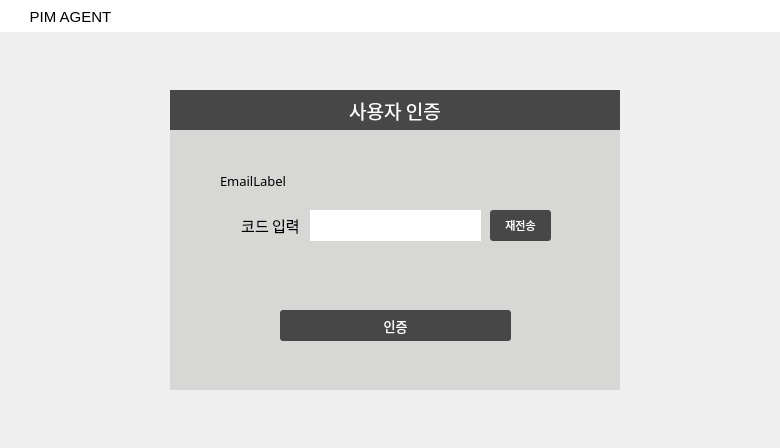
<?xml version="1.0" encoding="UTF-8"?>
<ui version="4.0">
 <class>Dialog</class>
 <widget class="QDialog" name="Dialog">
  <property name="geometry">
   <rect>
    <x>0</x>
    <y>0</y>
    <width>780</width>
    <height>448</height>
   </rect>
  </property>
  <property name="windowTitle">
   <string>Dialog</string>
  </property>
  <widget class="QFrame" name="frame">
   <property name="geometry">
    <rect>
     <x>170</x>
     <y>90</y>
     <width>450</width>
     <height>300</height>
    </rect>
   </property>
   <property name="font">
    <font>
     <family>함초롬돋움</family>
     <pointsize>12</pointsize>
    </font>
   </property>
   <property name="styleSheet">
    <string notr="true">background-color:#D7D7D5;
border: transparent;
</string>
   </property>
   <property name="frameShape">
    <enum>QFrame::StyledPanel</enum>
   </property>
   <property name="frameShadow">
    <enum>QFrame::Raised</enum>
   </property>
   <widget class="QLineEdit" name="codeEdit">
    <property name="geometry">
     <rect>
      <x>140</x>
      <y>120</y>
      <width>171</width>
      <height>31</height>
     </rect>
    </property>
    <property name="font">
     <font>
      <family>돋움</family>
      <pointsize>12</pointsize>
     </font>
    </property>
    <property name="styleSheet">
     <string notr="true">background-color:#ffffff;</string>
    </property>
    <property name="alignment">
     <set>Qt::AlignLeading|Qt::AlignLeft|Qt::AlignVCenter</set>
    </property>
   </widget>
   <widget class="QLabel" name="codeLabel">
    <property name="geometry">
     <rect>
      <x>65</x>
      <y>120</y>
      <width>71</width>
      <height>31</height>
     </rect>
    </property>
    <property name="font">
     <font>
      <family>HY견고딕</family>
      <pointsize>11</pointsize>
     </font>
    </property>
    <property name="styleSheet">
     <string notr="true">border:trasparent;</string>
    </property>
    <property name="text">
     <string>코드 입력</string>
    </property>
    <property name="alignment">
     <set>Qt::AlignCenter</set>
    </property>
   </widget>
   <widget class="QPushButton" name="resendBtn">
    <property name="geometry">
     <rect>
      <x>320</x>
      <y>120</y>
      <width>61</width>
      <height>31</height>
     </rect>
    </property>
    <property name="palette">
     <palette>
      <active>
       <colorrole role="WindowText">
        <brush brushstyle="SolidPattern">
         <color alpha="255">
          <red>255</red>
          <green>255</green>
          <blue>255</blue>
         </color>
        </brush>
       </colorrole>
       <colorrole role="Button">
        <brush brushstyle="SolidPattern">
         <color alpha="255">
          <red>71</red>
          <green>71</green>
          <blue>71</blue>
         </color>
        </brush>
       </colorrole>
       <colorrole role="Text">
        <brush brushstyle="SolidPattern">
         <color alpha="255">
          <red>255</red>
          <green>255</green>
          <blue>255</blue>
         </color>
        </brush>
       </colorrole>
       <colorrole role="ButtonText">
        <brush brushstyle="SolidPattern">
         <color alpha="255">
          <red>255</red>
          <green>255</green>
          <blue>255</blue>
         </color>
        </brush>
       </colorrole>
       <colorrole role="Base">
        <brush brushstyle="SolidPattern">
         <color alpha="255">
          <red>71</red>
          <green>71</green>
          <blue>71</blue>
         </color>
        </brush>
       </colorrole>
       <colorrole role="Window">
        <brush brushstyle="SolidPattern">
         <color alpha="255">
          <red>71</red>
          <green>71</green>
          <blue>71</blue>
         </color>
        </brush>
       </colorrole>
      </active>
      <inactive>
       <colorrole role="WindowText">
        <brush brushstyle="SolidPattern">
         <color alpha="255">
          <red>255</red>
          <green>255</green>
          <blue>255</blue>
         </color>
        </brush>
       </colorrole>
       <colorrole role="Button">
        <brush brushstyle="SolidPattern">
         <color alpha="255">
          <red>71</red>
          <green>71</green>
          <blue>71</blue>
         </color>
        </brush>
       </colorrole>
       <colorrole role="Text">
        <brush brushstyle="SolidPattern">
         <color alpha="255">
          <red>255</red>
          <green>255</green>
          <blue>255</blue>
         </color>
        </brush>
       </colorrole>
       <colorrole role="ButtonText">
        <brush brushstyle="SolidPattern">
         <color alpha="255">
          <red>255</red>
          <green>255</green>
          <blue>255</blue>
         </color>
        </brush>
       </colorrole>
       <colorrole role="Base">
        <brush brushstyle="SolidPattern">
         <color alpha="255">
          <red>71</red>
          <green>71</green>
          <blue>71</blue>
         </color>
        </brush>
       </colorrole>
       <colorrole role="Window">
        <brush brushstyle="SolidPattern">
         <color alpha="255">
          <red>71</red>
          <green>71</green>
          <blue>71</blue>
         </color>
        </brush>
       </colorrole>
      </inactive>
      <disabled>
       <colorrole role="WindowText">
        <brush brushstyle="SolidPattern">
         <color alpha="255">
          <red>255</red>
          <green>255</green>
          <blue>255</blue>
         </color>
        </brush>
       </colorrole>
       <colorrole role="Button">
        <brush brushstyle="SolidPattern">
         <color alpha="255">
          <red>71</red>
          <green>71</green>
          <blue>71</blue>
         </color>
        </brush>
       </colorrole>
       <colorrole role="Text">
        <brush brushstyle="SolidPattern">
         <color alpha="255">
          <red>255</red>
          <green>255</green>
          <blue>255</blue>
         </color>
        </brush>
       </colorrole>
       <colorrole role="ButtonText">
        <brush brushstyle="SolidPattern">
         <color alpha="255">
          <red>255</red>
          <green>255</green>
          <blue>255</blue>
         </color>
        </brush>
       </colorrole>
       <colorrole role="Base">
        <brush brushstyle="SolidPattern">
         <color alpha="255">
          <red>71</red>
          <green>71</green>
          <blue>71</blue>
         </color>
        </brush>
       </colorrole>
       <colorrole role="Window">
        <brush brushstyle="SolidPattern">
         <color alpha="255">
          <red>71</red>
          <green>71</green>
          <blue>71</blue>
         </color>
        </brush>
       </colorrole>
      </disabled>
     </palette>
    </property>
    <property name="font">
     <font>
      <family>HY견고딕</family>
      <pointsize>8</pointsize>
      <weight>50</weight>
      <bold>false</bold>
     </font>
    </property>
    <property name="styleSheet">
     <string notr="true">QPushButton{
color: white;
background-color:#474747;
border-style: solid;
border-radius:3px;
}

 QPushButton:hover {
background-color:#9E9E9E;
 }</string>
    </property>
    <property name="text">
     <string>재전송</string>
    </property>
   </widget>
   <widget class="QLabel" name="titleLabel">
    <property name="geometry">
     <rect>
      <x>0</x>
      <y>0</y>
      <width>450</width>
      <height>40</height>
     </rect>
    </property>
    <property name="font">
     <font>
      <family>HY견고딕</family>
      <pointsize>14</pointsize>
     </font>
    </property>
    <property name="styleSheet">
     <string notr="true">color: white;
background-color:#474747;
text-align:center;
border-right:transparent;</string>
    </property>
    <property name="text">
     <string>사용자 인증</string>
    </property>
    <property name="alignment">
     <set>Qt::AlignCenter</set>
    </property>
   </widget>
   <widget class="QLabel" name="EmailLabel">
    <property name="geometry">
     <rect>
      <x>50</x>
      <y>70</y>
      <width>351</width>
      <height>41</height>
     </rect>
    </property>
    <property name="font">
     <font>
      <family>HY견고딕</family>
      <pointsize>10</pointsize>
     </font>
    </property>
    <property name="styleSheet">
     <string notr="true">border:trasparent;</string>
    </property>
    <property name="text">
     <string>EmailLabel</string>
    </property>
    <property name="wordWrap">
     <bool>true</bool>
    </property>
   </widget>
   <widget class="QPushButton" name="validBtn">
    <property name="geometry">
     <rect>
      <x>110</x>
      <y>220</y>
      <width>231</width>
      <height>31</height>
     </rect>
    </property>
    <property name="palette">
     <palette>
      <active>
       <colorrole role="WindowText">
        <brush brushstyle="SolidPattern">
         <color alpha="255">
          <red>255</red>
          <green>255</green>
          <blue>255</blue>
         </color>
        </brush>
       </colorrole>
       <colorrole role="Button">
        <brush brushstyle="SolidPattern">
         <color alpha="255">
          <red>71</red>
          <green>71</green>
          <blue>71</blue>
         </color>
        </brush>
       </colorrole>
       <colorrole role="Text">
        <brush brushstyle="SolidPattern">
         <color alpha="255">
          <red>255</red>
          <green>255</green>
          <blue>255</blue>
         </color>
        </brush>
       </colorrole>
       <colorrole role="ButtonText">
        <brush brushstyle="SolidPattern">
         <color alpha="255">
          <red>255</red>
          <green>255</green>
          <blue>255</blue>
         </color>
        </brush>
       </colorrole>
       <colorrole role="Base">
        <brush brushstyle="SolidPattern">
         <color alpha="255">
          <red>71</red>
          <green>71</green>
          <blue>71</blue>
         </color>
        </brush>
       </colorrole>
       <colorrole role="Window">
        <brush brushstyle="SolidPattern">
         <color alpha="255">
          <red>71</red>
          <green>71</green>
          <blue>71</blue>
         </color>
        </brush>
       </colorrole>
      </active>
      <inactive>
       <colorrole role="WindowText">
        <brush brushstyle="SolidPattern">
         <color alpha="255">
          <red>255</red>
          <green>255</green>
          <blue>255</blue>
         </color>
        </brush>
       </colorrole>
       <colorrole role="Button">
        <brush brushstyle="SolidPattern">
         <color alpha="255">
          <red>71</red>
          <green>71</green>
          <blue>71</blue>
         </color>
        </brush>
       </colorrole>
       <colorrole role="Text">
        <brush brushstyle="SolidPattern">
         <color alpha="255">
          <red>255</red>
          <green>255</green>
          <blue>255</blue>
         </color>
        </brush>
       </colorrole>
       <colorrole role="ButtonText">
        <brush brushstyle="SolidPattern">
         <color alpha="255">
          <red>255</red>
          <green>255</green>
          <blue>255</blue>
         </color>
        </brush>
       </colorrole>
       <colorrole role="Base">
        <brush brushstyle="SolidPattern">
         <color alpha="255">
          <red>71</red>
          <green>71</green>
          <blue>71</blue>
         </color>
        </brush>
       </colorrole>
       <colorrole role="Window">
        <brush brushstyle="SolidPattern">
         <color alpha="255">
          <red>71</red>
          <green>71</green>
          <blue>71</blue>
         </color>
        </brush>
       </colorrole>
      </inactive>
      <disabled>
       <colorrole role="WindowText">
        <brush brushstyle="SolidPattern">
         <color alpha="255">
          <red>255</red>
          <green>255</green>
          <blue>255</blue>
         </color>
        </brush>
       </colorrole>
       <colorrole role="Button">
        <brush brushstyle="SolidPattern">
         <color alpha="255">
          <red>71</red>
          <green>71</green>
          <blue>71</blue>
         </color>
        </brush>
       </colorrole>
       <colorrole role="Text">
        <brush brushstyle="SolidPattern">
         <color alpha="255">
          <red>255</red>
          <green>255</green>
          <blue>255</blue>
         </color>
        </brush>
       </colorrole>
       <colorrole role="ButtonText">
        <brush brushstyle="SolidPattern">
         <color alpha="255">
          <red>255</red>
          <green>255</green>
          <blue>255</blue>
         </color>
        </brush>
       </colorrole>
       <colorrole role="Base">
        <brush brushstyle="SolidPattern">
         <color alpha="255">
          <red>71</red>
          <green>71</green>
          <blue>71</blue>
         </color>
        </brush>
       </colorrole>
       <colorrole role="Window">
        <brush brushstyle="SolidPattern">
         <color alpha="255">
          <red>71</red>
          <green>71</green>
          <blue>71</blue>
         </color>
        </brush>
       </colorrole>
      </disabled>
     </palette>
    </property>
    <property name="font">
     <font>
      <family>HY견고딕</family>
      <pointsize>10</pointsize>
      <weight>50</weight>
      <bold>false</bold>
     </font>
    </property>
    <property name="styleSheet">
     <string notr="true">QPushButton{
color: white;
background-color:#474747;
border-style: solid;
border-radius:3px;
}

 QPushButton:hover {
background-color:#9E9E9E;
 }</string>
    </property>
    <property name="text">
     <string>인증</string>
    </property>
   </widget>
  </widget>
  <widget class="QLabel" name="iconlabel">
   <property name="geometry">
    <rect>
     <x>5</x>
     <y>5</y>
     <width>20</width>
     <height>20</height>
    </rect>
   </property>
   <property name="font">
    <font>
     <family>함초롬돋움</family>
     <pointsize>14</pointsize>
    </font>
   </property>
   <property name="styleSheet">
    <string notr="true">color: black;
background-color: rgba(255,255,255);
text-align:center;</string>
   </property>
   <property name="text">
    <string/>
   </property>
   <property name="alignment">
    <set>Qt::AlignCenter</set>
   </property>
  </widget>
  <widget class="QPushButton" name="minimizeBtn">
   <property name="geometry">
    <rect>
     <x>700</x>
     <y>0</y>
     <width>41</width>
     <height>31</height>
    </rect>
   </property>
   <property name="font">
    <font>
     <family>Arial</family>
     <pointsize>20</pointsize>
    </font>
   </property>
   <property name="styleSheet">
    <string notr="true">QPushButton{
background-color:transparent;
border:transparent;

}

 QPushButton:hover {
background-color:#EFEFED;
 }</string>
   </property>
   <property name="text">
    <string/>
   </property>
  </widget>
  <widget class="QLabel" name="titleLabel_2">
   <property name="geometry">
    <rect>
     <x>0</x>
     <y>0</y>
     <width>780</width>
     <height>32</height>
    </rect>
   </property>
   <property name="font">
    <font>
     <family>함초롬돋움</family>
     <pointsize>14</pointsize>
    </font>
   </property>
   <property name="styleSheet">
    <string notr="true">color: black;
background-color: rgba(255,255,255);
text-align:center;
 border-bottom: 0.4px solid black;
</string>
   </property>
   <property name="text">
    <string/>
   </property>
   <property name="alignment">
    <set>Qt::AlignCenter</set>
   </property>
  </widget>
  <widget class="QPushButton" name="closeBtn">
   <property name="geometry">
    <rect>
     <x>740</x>
     <y>0</y>
     <width>41</width>
     <height>31</height>
    </rect>
   </property>
   <property name="styleSheet">
    <string notr="true">QPushButton{
background-color:transparent;
border:transparent;
}

 QPushButton:hover {
     background-color: rgb(191, 83, 62);
 }</string>
   </property>
   <property name="text">
    <string/>
   </property>
  </widget>
  <widget class="QLabel" name="iconlabel_2">
   <property name="geometry">
    <rect>
     <x>15</x>
     <y>2</y>
     <width>111</width>
     <height>30</height>
    </rect>
   </property>
   <property name="font">
    <font>
     <family>Arial</family>
     <pointsize>11</pointsize>
     <weight>50</weight>
     <bold>false</bold>
    </font>
   </property>
   <property name="styleSheet">
    <string notr="true">color: black;
background-color: transparent;
text-align:center;</string>
   </property>
   <property name="text">
    <string>PIM AGENT</string>
   </property>
   <property name="alignment">
    <set>Qt::AlignCenter</set>
   </property>
  </widget>
  <zorder>titleLabel_2</zorder>
  <zorder>frame</zorder>
  <zorder>iconlabel</zorder>
  <zorder>minimizeBtn</zorder>
  <zorder>closeBtn</zorder>
  <zorder>iconlabel_2</zorder>
 </widget>
 <resources/>
 <connections/>
</ui>
